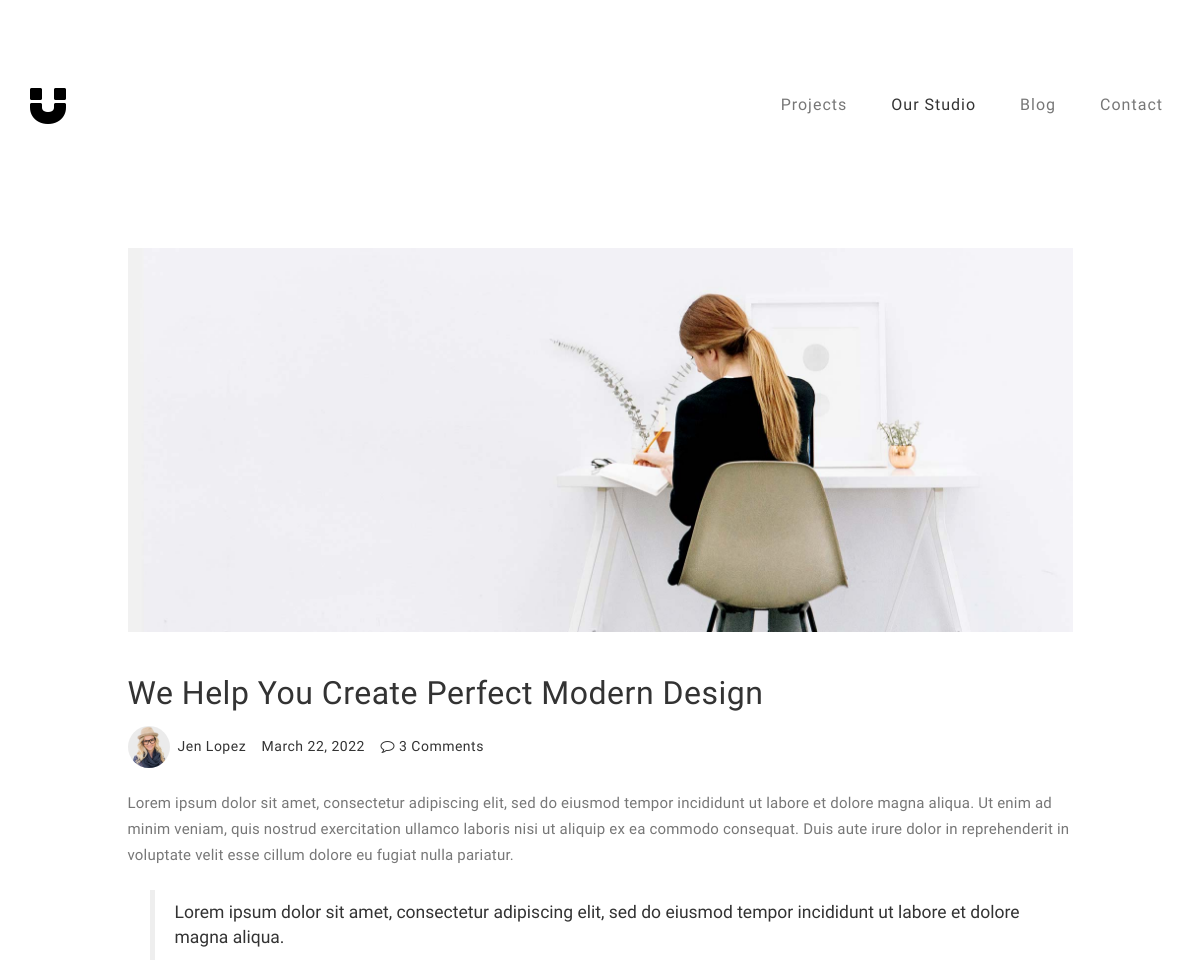
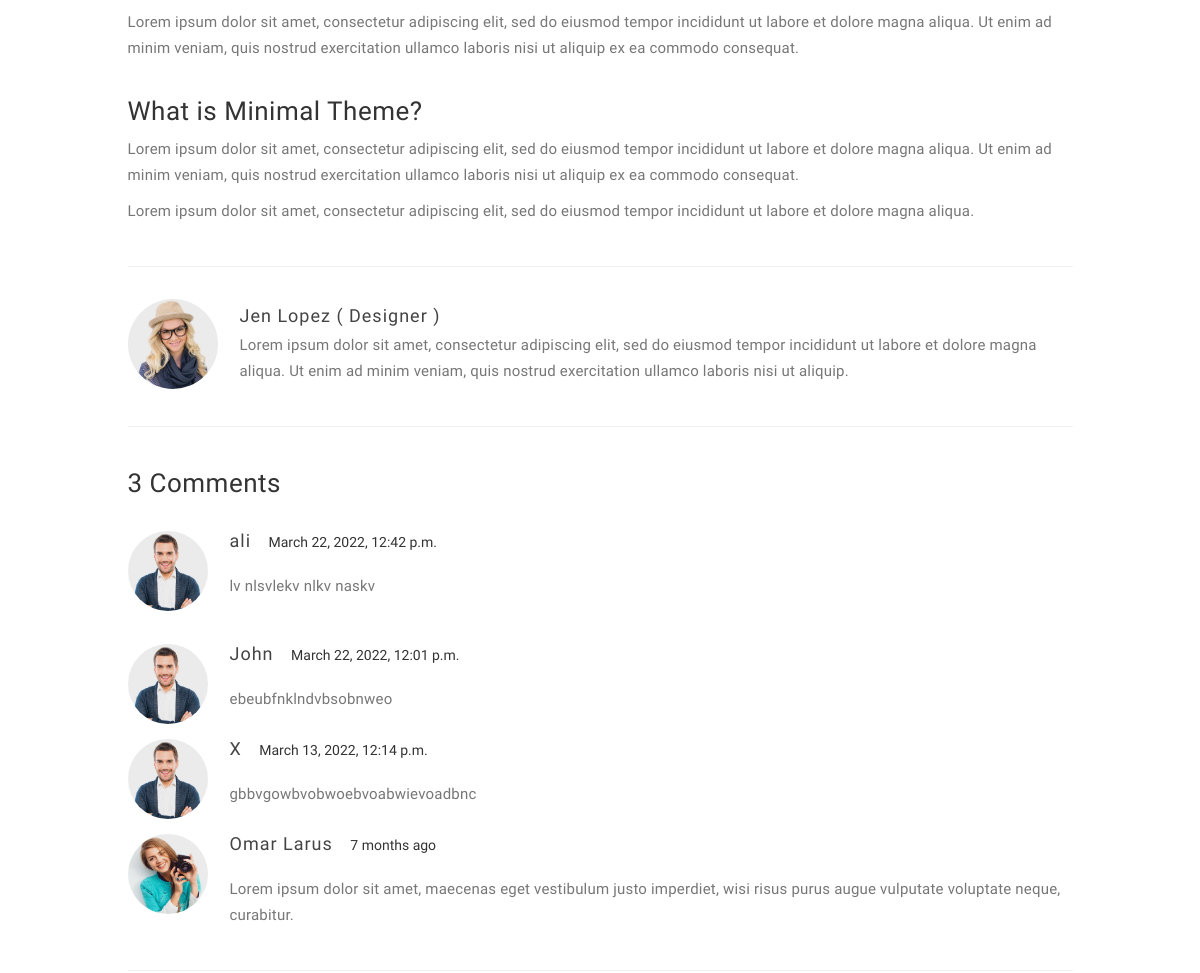
/blog/1 (upper part), run on an earlier commit of the app's database (2 pictures, top to bottom).
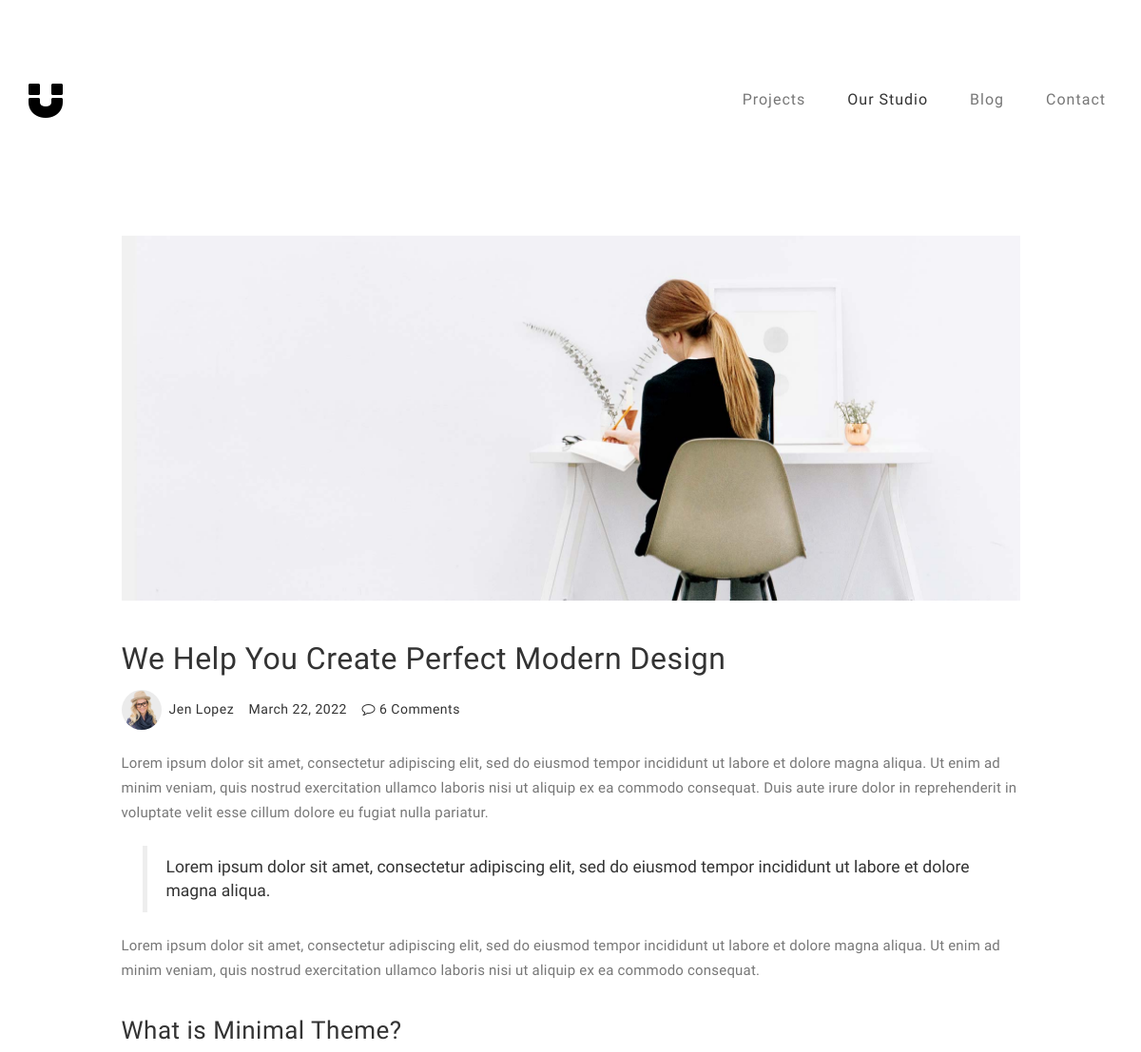
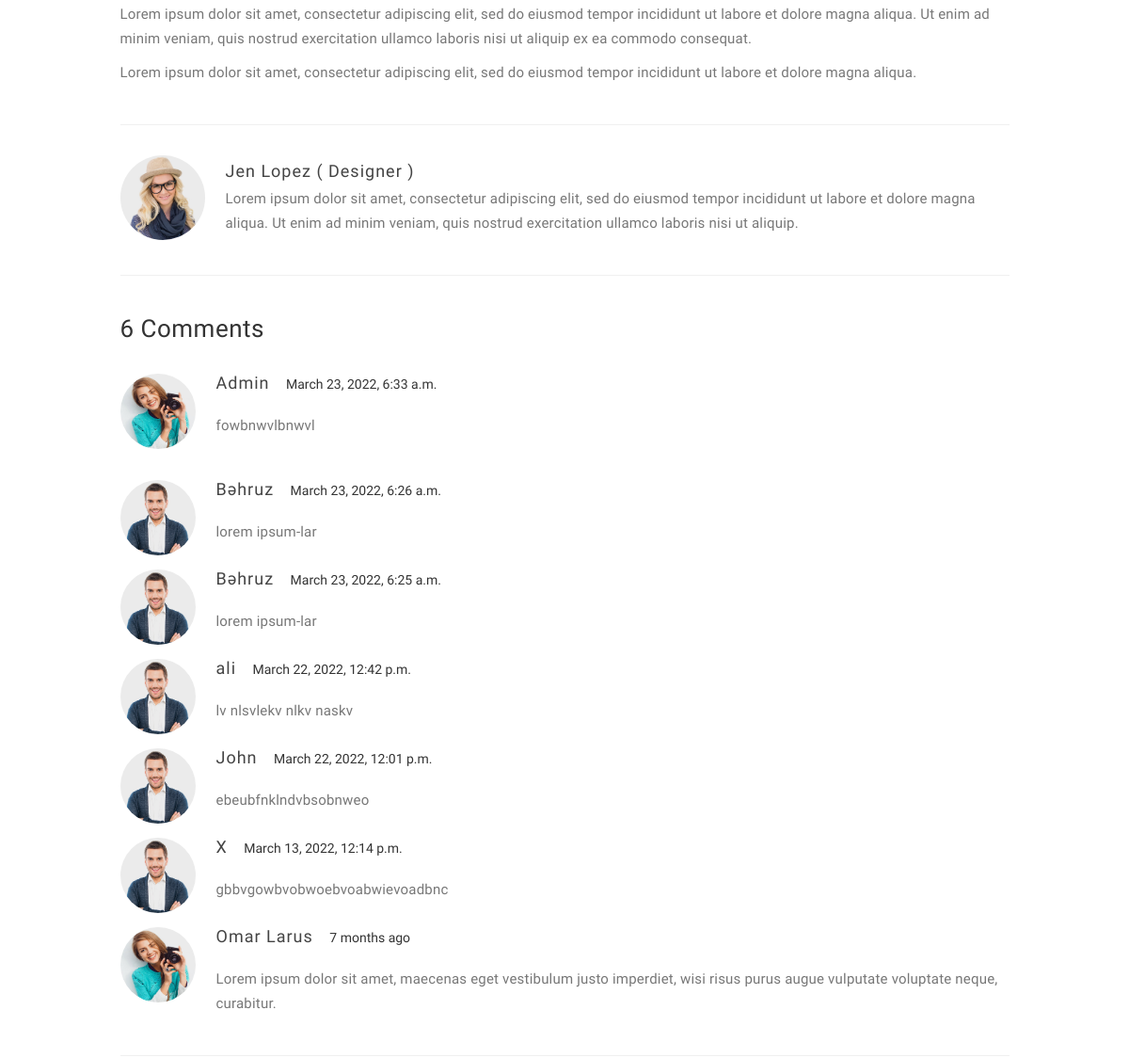
And on a later commit of the database (2 pictures, top to bottom).
### blog/models.py (models this page shows, shortened)
class blog_Post(models.Model):
    blog_image = models.ImageField(upload_to = 'blog-post-image/')
    title = models.CharField(max_length=127,)
    author = models.CharField(max_length=127, default='Admin')
    author_about = models.TextField(max_length=500, default='')
    author_position = models.CharField(max_length=127, )
    author_image = models.ImageField(upload_to = 'blog-author-image/')
    blog_date = models.DateField(auto_now=True)
    blog_text1 = models.TextField(max_length=500, default='')
    blog_text2 = models.TextField(max_length=500, default='')
    blog_text3 = models.TextField(max_length=500, default='')
    title_2 = models.CharField(max_length=127, default='')
    blog_text4 = models.TextField(max_length=500, default='')
    blog_text5 = models.TextField(max_length=500, default='')
    class Meta:
        ordering = ['-blog_date']
        verbose_name = 'blog_Post'

class Comment(models.Model):
    STATUS_CHOICES = (
        ('reject', 'Reject'),
        ('approve', 'Approve'),
    )
    blog =  models.ForeignKey(blog_Post, on_delete=models.CASCADE, related_name='show_all_comments')
    letter = models.TextField(blank= False, null= False)
    name = models.CharField(max_length=100, blank= False, null= False)
    email = models.EmailField(blank=False, null=False)
    image = models.ImageField(upload_to = 'comment-image/')
    date_add = models.DateTimeField(auto_now_add=True)
    status = models.CharField(max_length=50, choices=STATUS_CHOICES, default='reject')
    class Meta:
        ordering = ['-date_add']

### blog/views.py (the view, shortened to what this page needs)
@csrf_exempt
def blog_detail(request,pk):
    blog = blog_Post.objects.filter(pk=pk).first()
    new_comment = Comment.objects.filter(blog=blog,status='approve')
    forum = CommentForm()
    return render (request, 'single-post.html', {'blog':blog, 'new_comment': new_comment, 'forum': forum,})

### blog/templates/single-post.html (shortened to what this page needs)
{% extends 'base.html' %}
{% load static %}
{% block content %}
<section id="blog-single-post">
     <div class="container">
          <div class="row">
               <div class="col-md-offset-1 col-md-10 col-sm-12">
                    <div class="blog-single-post-thumb">
                         <div class="blog-post-image">
                              <img src="{{blog.blog_image.url}}" class="img-responsive" alt="Blog Image">
                         </div>
                         <div class="blog-post-title">
                              <h2>{{blog.title}}</h2>
                         </div>
                         <div class="blog-post-format">
                              <span><a href="#"><img src="{{blog.author_image.url}}" class="img-responsive img-circle"> {{blog.author}}</a></span>
                              <span>{{blog.blog_date}}</span>
                              {% with new_comment.count as total_comments %}
                              <span><a href="#"><i class="fa fa-comment-o"></i> {{total_comments}} Comments</a></span>
                              {% endwith %}
                         </div>
                         <div class="blog-post-des">
                              <p>{{blog.blog_text1}}</p>
                              <blockquote>{{blog.blog_text2}}</blockquote>
                              <p>{{blog.blog_text3}}</p>
                              <h3>{{blog.title_2}}</h3>
                              <p>{{blog.blog_text4}}</p>
                              <p>{{blog.blog_text5}}</p>
                         </div>
                         <div class="blog-author">
                              <div class="media">
                                   <div class="media-object pull-left">
                                        <img src="{{blog.author_image.url}}" class="img-circle img-responsive" alt="blog">
                                   </div>
                                   <div class="media-body">
                                        <h3 class="media-heading"><a href="#">{{blog.author}} {{blog.author_position}}</a></h3>
                                        <p>{{blog.author_about}}</p>
                                   </div>
                              </div>
                         </div>
                         <div class="blog-comment">
                              {% with new_comment.count as total_comments %}
                              <h3> {{ total_comments }} Comments</h3>
                              {% endwith %}
                              {% for comment in new_comment %}
                                   <div class="media">
                                        <div class="media-object pull-left">
                                             <img src="{{comment.image.url}}" class="img-responsive img-circle" alt="Blog Image">
                                        </div>
                                        <div class="media-body">
                                             <h3 class="media-heading">{{comment.name}}</h3>
                                             <span>{{comment.date_add}}</span>
                                             <p>{{comment.letter}}</p>
                                        </div>
                                   </div>
                              {% endfor %}
                                   <div class="media">
                                        <div class="media-object pull-left">
                                             <img src="images/comment-image2.jpg" class="img-responsive img-circle" alt="Blog Image">
                                        </div>
                                        <div class="media-body">
                                             <h3 class="media-heading">Omar Larus</h3>
                                                  <span>7 months ago</span>
                                                  <p>Lorem ipsum dolor sit amet, maecenas eget vestibulum justo imperdiet, wisi risus purus augue vulputate voluptate neque, curabitur.</p>
                                        </div>
                                   </div>
                         </div>
                    </div>
          </div>
     </div>
</section>
{% endblock %}

### templates/base.html (shortened to what this page needs)
{% load static %}
<!DOCTYPE html>
<html lang="en">
<head>
<link rel="stylesheet" href="{% static 'css/bootstrap.min.css' %}">
<link rel="stylesheet" href="{% static 'css/font-awesome.min.css' %}">
<link rel="stylesheet" href="{% static 'css/style.css' %}">
</head>
<body>
    {% include 'includes/navbar.html' %}
{% block content %} {% endblock %}
</body>
</html>

### templates/includes/navbar.html (shortened to what this page needs)
<div class="navbar navbar-default navbar-static-top" role="navigation">
    <div class="container">
         <div class="navbar-header">
              <a href="{% url 'index:index' %}" class="navbar-brand"><i class="fa fa-magnet"></i></a>
         </div>
         <div class="collapse navbar-collapse">
              <ul class="nav navbar-nav navbar-right">
                   <li><a href="{% url 'index:index' %}">Projects</a></li>
                   <li class="active"><a href="{% url 'about:about' %}">Our Studio</a></li>
                   <li><a href="{% url 'blog:blog' %}">Blog</a></li>
                   <li><a href="{% url 'contact:contact' %}">Contact</a></li>
              </ul>
         </div>
 </div>
</div>

### static/css/style.css (style rules this page uses)
body { background: #ffffff; font-family: 'Work Sans', sans-serif; font-style: normal; font-weight: 300; overflow-x: hidden; }
h1,h2,h3,h4,h5,h6 { font-style: normal; font-weight: 300; letter-spacing: 0.5px; }
h2 { font-size: 32px; line-height: 46px; }
h3 { font-size: 26px; }
p { color: #777; font-size: 15px; font-weight: 300; line-height: 26px; letter-spacing: 0.2px; }
html { -webkit-font-smoothing: antialiased; }
a { color: #4d638c; -webkit-transition: 0.5s; -o-transition: 0.5s; transition: 0.5s; text-decoration: none !important; }
* { -webkit-box-sizing: border-box; -moz-box-sizing: border-box; box-sizing: border-box; }
*:before, *:after { -webkit-box-sizing: border-box; -moz-box-sizing: border-box; box-sizing: border-box; }
#portfolio, #about, #blog, #contact, #single-project, #blog-single-post { padding-top: 80px; padding-bottom: 120px; }
.navbar-default { background: #ffffff; padding: 18px 0; border: none; margin-top: 62px; }
.navbar-default .navbar-collapse, .navbar-default .navbar-form { border-color: transparent; }
.navbar-default .navbar-brand { padding-top: 6px; }
.navbar-default .navbar-brand .fa { color: #000; font-size: 42px; }
.navbar-default .navbar-nav li a { color: #777; font-size: 16px; letter-spacing: 1px; -webkit-transition: all 0.4s ease-in-out; transition: all 0.4s ease-in-out; padding-right: 22px; padding-left: 22px; }
.navbar-default .navbar-nav li a:hover, .navbar-default .navbar-nav .active > a { color: #333; }
.navbar-default .navbar-nav > .active > a, .navbar-default .navbar-nav > .active > a:hover, .navbar-default .navbar-nav > .active > a:focus { color: #333; background-color: transparent; }
.blog-post-image { padding-bottom: 18px; width: 100%; }
.blog-post-format { padding-bottom: 22px; }
.blog-post-format span { letter-spacing: 0.5px; padding-right: 12px; }
.blog-post-format span a { color: #333; }
.blog-post-format span img { display: inline-block; width: 42px; margin-right: 4px; }
.blog-post-des blockquote { margin: 22px; }
.blog-author { border-top: 1px solid #f0f0f0; border-bottom: 1px solid #f0f0f0; padding-top: 32px; padding-bottom: 32px; margin-top: 42px; margin-bottom: 42px; }
.blog-author .media img { display: inline-block; width: 90px; margin-right: 12px; }
.blog-author .media a, .blog-comment .media h3 { color: #444; font-size: 18px; letter-spacing: 1px; }
.blog-comment { border-bottom: 1px solid #f0f0f0; padding-bottom: 32px; margin-bottom: 42px; }
.blog-comment .media:nth-child(3) { padding-top: 18px; }
.blog-comment .media img { width: 80px; margin-right: 12px; }
.blog-comment .media h3 { display: inline-block; padding-right: 14px; }
.blog-comment h3, .blog-comment-form h3 { padding-bottom: 18px; }
#blog-single-post .blog-post-des h3 { padding-top: 16px; }

What changed in the data, as far as the page shows it:
added Comment: image (picture), name "Admin", date_add "March 23, 2022, 6:33 a.m.", letter "fowbnwvlbnwvl"
added Comment: image (picture), name "Bəhruz", date_add "March 23, 2022, 6:26 a.m.", letter "lorem ipsum-lar"
added Comment: image (picture), name "Bəhruz", date_add "March 23, 2022, 6:25 a.m.", letter "lorem ipsum-lar"
Also different on the page:
{{ total_comments }}: "3" → "6"
